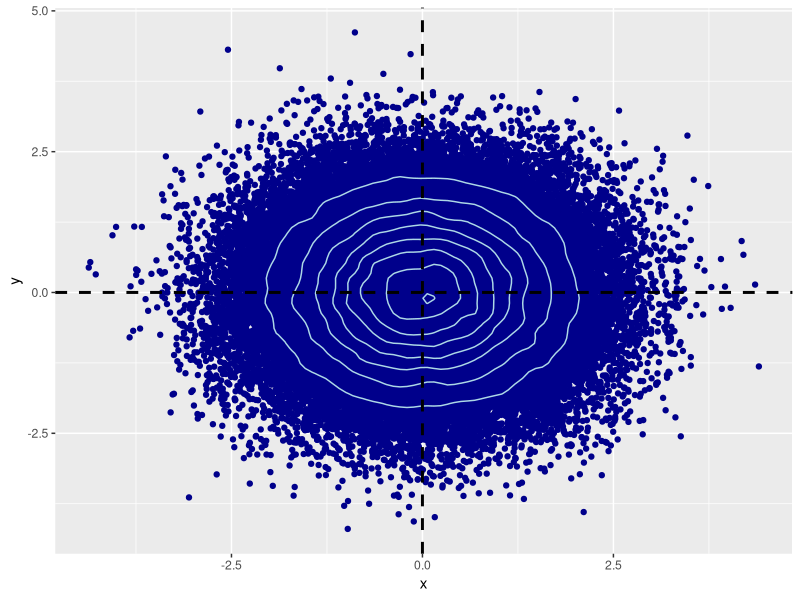
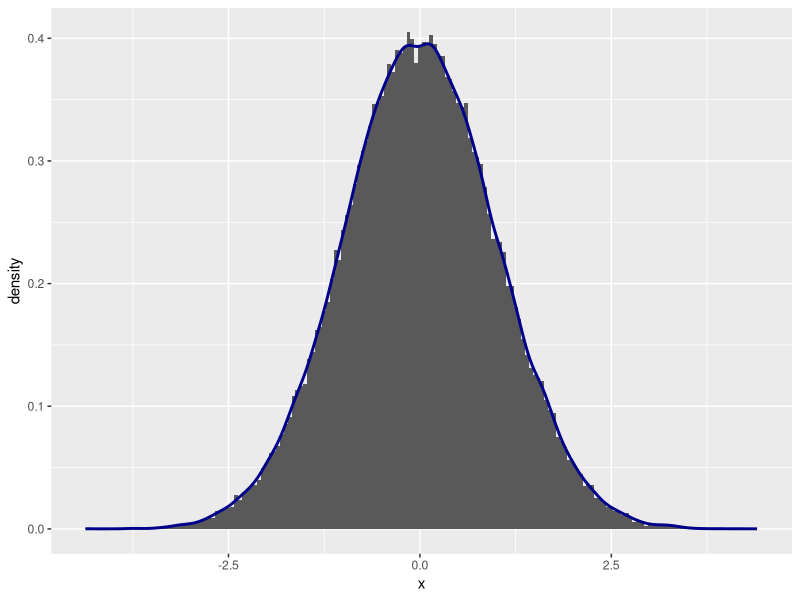
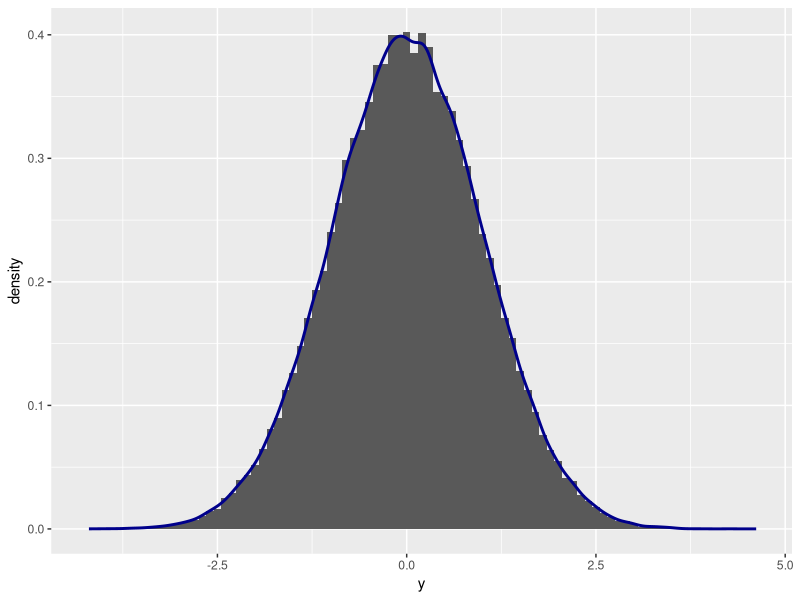
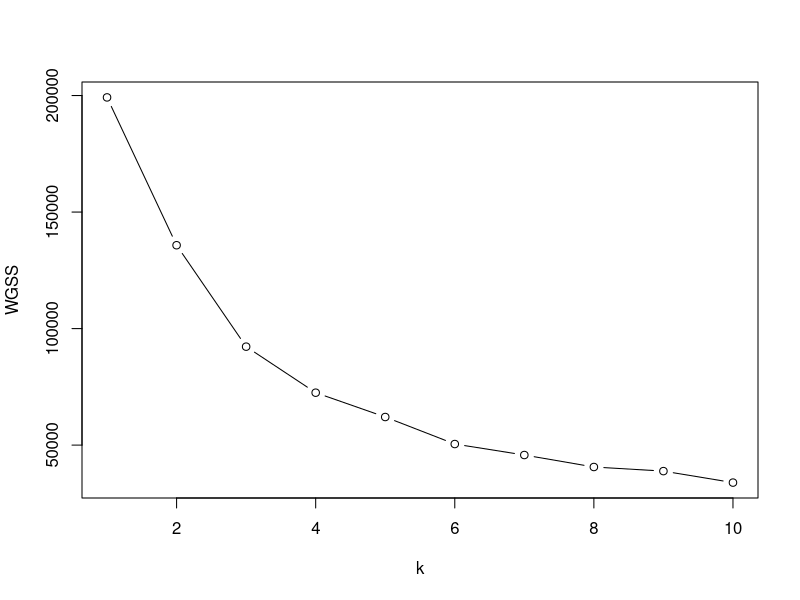
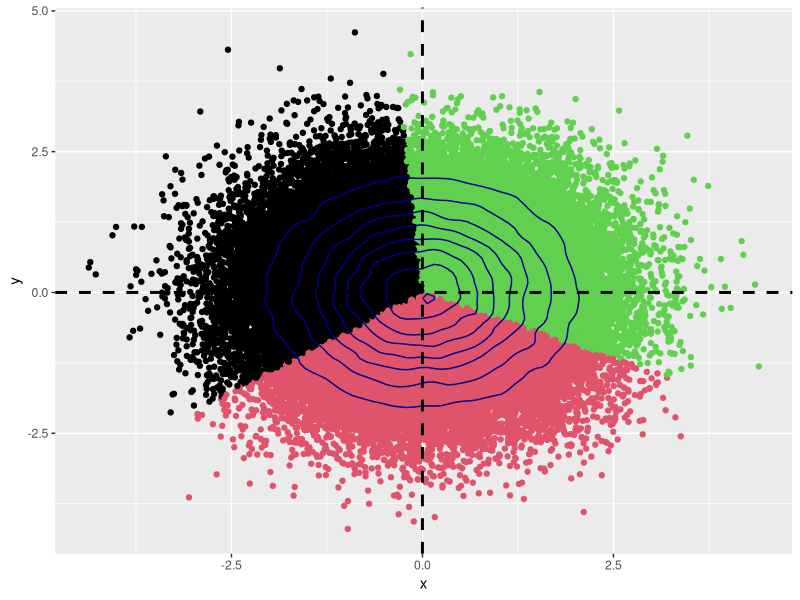
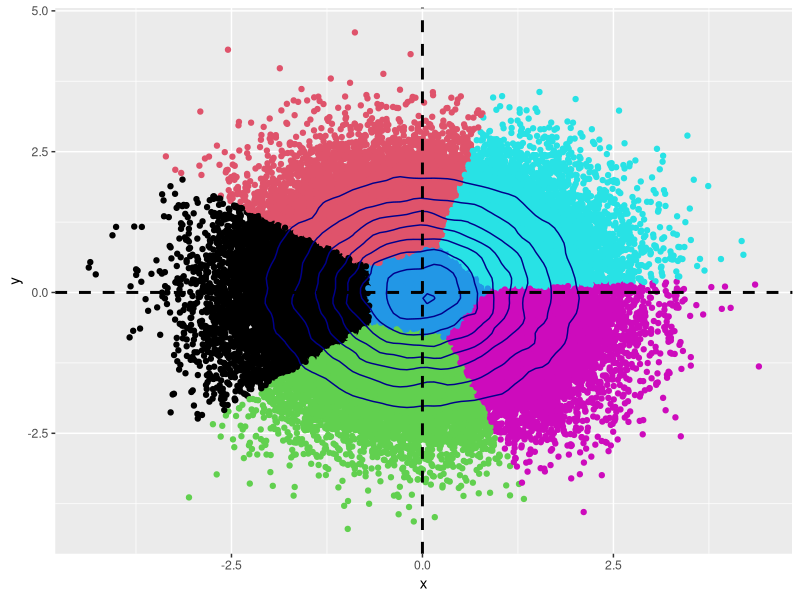
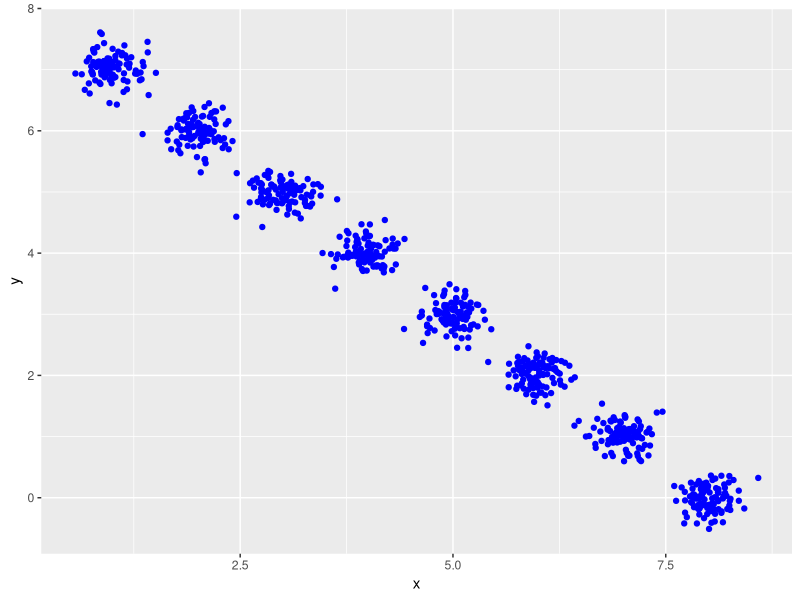
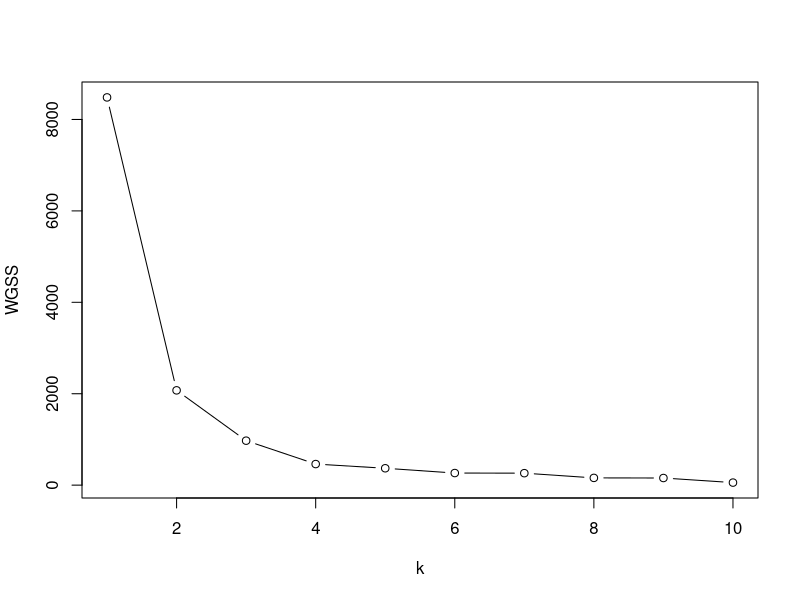

Here is the R script that generated these plots, in order:
####################################################
####################################################
####### O Problema de Clustering K-means # #########
######## PEDRO CAVALCANTE OLIVEIRA ################# 
################ AZUL ##############################

library(dplyr)
library(cluster)
library(ggplot2)

##### Começaremos gerando dados aleatórios
##### Seja n o tamanho da amostra, o leitor pode alterar se quiser

n = 100000

#### Geraremos um vetor aleatório no R^2

x <- rnorm(mean = 0, 
            sd = 1,
              n= n)

y <- rnorm(mean = 0,
            sd = 1,
              n = n)

amostra1 <- data.frame(x, y)

amostra1 %>%
  ggplot(aes(x=x, y=y))+
  geom_point(color = "dark blue")+
  geom_density_2d(color = "light blue")+
  geom_vline(aes(xintercept=mean(x)),   
             color="black", linetype="dashed", size=1)+
  geom_hline(aes(yintercept=mean(y)),   
             color="black", linetype="dashed", size=1)

amostra1 %>%
  ggplot(aes(x=x))+
  geom_histogram(aes(y=..density..), binwidth = .05)+
  geom_density(color = "dark blue", size = 1)

amostra1 %>%
  ggplot(aes(x=y))+
  geom_histogram(aes(y=..density..), binwidth = .1)+
  geom_density(color = "dark blue", size = 1)


##### Definimos uma semente aleatória

set.seed(1234)

##### Método do Cotovelo

wssplot <- function(data, nc=10, seed=1234){
  wss <- (nrow(data)-1)*sum(apply(data,2,var))
  for (i in 2:nc){
    set.seed(seed)
    wss[i] <- sum(kmeans(data, centers=i)$withinss)}
  plot(1:nc, wss, type="b", xlab="k",
       ylab="WGSS")}

wssplot(amostra1)

kmeans_amostra1_1 <- kmeans(amostra1, 
                            centers = 3)

amostra1 %>%
  ggplot(aes(x=x, y=y))+
  geom_point(color = kmeans_amostra1_1$cluster)+
  geom_density_2d(color = "dark blue")+
  geom_vline(aes(xintercept=mean(x)),   
             color="black", linetype="dashed", size=1)+
  geom_hline(aes(yintercept=mean(y)),   
             color="black", linetype="dashed", size=1)

kmeans_amostra1_2 <- kmeans(amostra1, 
                            centers = 6)

amostra1 %>%
  ggplot(aes(x=x, y=y))+
  geom_point(color = kmeans_amostra1_2$cluster)+
  geom_density_2d(color = "dark blue")+
  geom_vline(aes(xintercept=mean(x)),   
             color="black", linetype="dashed", size=1)+
  geom_hline(aes(yintercept=mean(y)),   
             color="black", linetype="dashed", size=1)

##### O algoritimo encontra agrupamentos
##### Apesar dos dados serem homogeneamente distribuídos

k = 8
m = 100
sd = .2 ## .2 gera identificação limpa em alguns casos

datalist = list() ## Util depois para aglutinar os dados

for (i in 1:k){
  
    x <- rnorm(mean = i, 
              sd = sd, 
                n=m)
    
  y <- rnorm(mean = (8-i),
              sd = sd,
                n=m)
  
  datalist[[i]] <- data.frame(x,y)
}

amostra2 <- do.call(rbind, datalist)

amostra2 %>%
  ggplot(aes(x=x, y=y))+
  geom_point(color = "blue")
  

#### Vamos ver como o cotovelo se comporta com 8 agrupamentos claramente definidos

wssplot(amostra2)

#### Observe que para um numero > k de clusters, o WGSS é ~~constante

kmeans_amostra2 <- kmeans(amostra2, 
                            centers = k)

amostra2 %>%
  ggplot(aes(x=x, y=y))+
  geom_point(color = kmeans_amostra2$cluster)

#### Tudo bem, k-means não parece estar acertando, mas e dbscan?

library(dbscan)

analise_db <- dbscan(amostra2, eps = sd)

hullplot(amostra2, 
         cl = analise_db$cluster)
